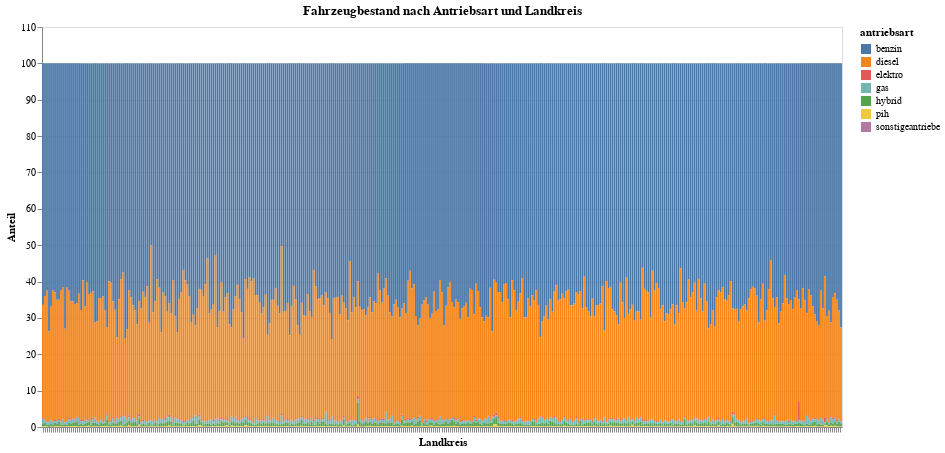

The notebook cell this image was saved under:
### Code cell
# Beispielaufruf für df_antriebe (normiert)
chart_antriebe_prozent = create_stacked_bar_chart(
    df=df_antriebe_prozent,
    id_vars=['landkreis'],
    var_name='antriebsart',
    value_name='Anteil',
    x_axis_title='Landkreis',
    chart_title='Fahrzeugbestand nach Antriebsart und Landkreis'
)
chart_antriebe_prozent

### Figure 1 — Vega-Lite specification as saved in the notebook (floating-point values rounded to 4 significant figures; data arrays with more than 128 entries replaced by an {"elided": "..."} marker saying what was removed)
{"config": {"view": {"continuousWidth": 300, "continuousHeight": 300}}, "data": {"name": "data-584ac31abd9418d2a120b66d9cccc840"}, "mark": {"type": "bar"}, "encoding": {"color": {"field": "antriebsart", "type": "nominal"}, "tooltip": [{"field": "landkreis", "type": "nominal"}, {"field": "antriebsart", "type": "nominal"}, {"field": "Anteil", "type": "quantitative"}], "x": {"axis": {"labels": false, "title": "Landkreis"}, "field": "landkreis", "type": "nominal"}, "y": {"field": "Anteil", "stack": "zero", "type": "quantitative"}}, "height": 400, "title": "Fahrzeugbestand nach Antriebsart und Landkreis", "width": 800, "$schema": "https://vega.github.io/schema/vega-lite/v5.20.1.json", "datasets": {"data-584ac31abd9418d2a120b66d9cccc840": {"elided": "2793 records"}}}
